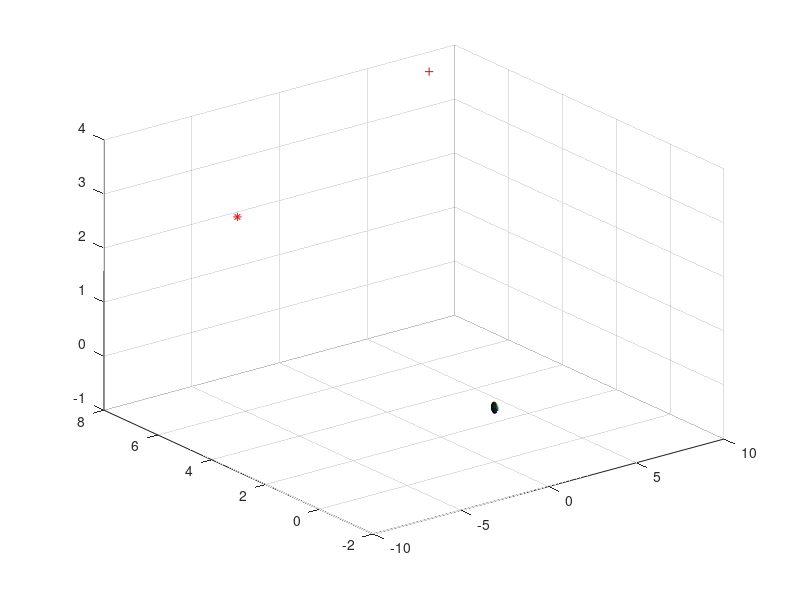

Source code (MATLAB): (Note: this script raises an error after producing the figure.)
clc; clear 
ITER = 2000; 
 
start_point = [-7 5 3 0];
 
goal_point = [7 7 4 1000]; 
 
map = [start_point]; 
epsilon = 0.5; 
 
%obstacles: 
%{
obstacles = [2 3 1 2; 
             7 8 2 2;
             -1 -1 6 2;
               -8 -5 -2 2]; %centers and radi
for i=0:10
    for j=0:10
        obstacles(idxx,1) = 0;
        obstacles(idxx,2) = i
        obstacles(idxx,3) = j;
        obstacles(idxx,4) = 1;
        idxx=idxx+1;
    end
end

%}
obstacles = [0 0 0 0.1];
idxx = 1

figure
noOfObs = size(obstacles);
for i = 1:noOfObs(1)
    [x,y,z] = sphere;
    % Scale to desire radius.
    radius = obstacles(i,4);
    x = x * radius;
    y = y * radius;
    z = z * radius;
    % Plot as surface.
    surf(x+obstacles(i,1),y+obstacles(i,2),z+obstacles(i,3))
    hold on
end
 
 plot3(start_point(1),start_point(2),start_point(3),'r*')
 hold on
 plot3(goal_point(1),goal_point(2),goal_point(3),'r+')

for i=1:ITER-1
    
    
    X_rand = 10*randn([1, 3]); %take a random point in the environment
    
    %calculate which point in the existing map has the smallest distance to
    %X_rand
    
    [smallest_idx] = closest_point(map,X_rand); 
    X_near = map(smallest_idx, 1:end-1); 
    X_new = X_near + (X_rand - X_near)/norm(X_rand - X_near)*epsilon ; %new point is proportional to the distance from the nearest point
    X_new(4) = smallest_idx;
   
    %dis_from_obs = sqrt((X_new(1)-obstacles(:, 1)).^2 + (X_new(2)-obstacles(:, 2)).^2 + (X_new(3)-obstacles(:, 3)).^2); 
    %if sum(dis_from_obs > obstacles(:, end))==4
        map = [map; X_new]; 
        con = [X_near; X_new(:,1:end-1)];
        line([con(1,1), con(2,1)], [con(1,2), con(2,2)], [con(1,3), con(2,3)])
      
    %end
end
 
waypoint_index = [];
s = size(map);
[near_goal] = closest_point(map, goal_point(:,1:3))
parent  = near_goal;
 
while parent~=0
    waypoint_index = [parent waypoint_index];
    parent = map(parent, 4);
end
waypoints = [];
for i = 1: length(waypoint_index)
    waypoint_index(i)
    waypoints(i,1) = map(waypoint_index(i),1)
    waypoints(i,2) = map(waypoint_index(i),2)
    waypoints(i,3) = map(waypoint_index(i),3)
end
waypoints(i+1,1) = goal_point(1);
waypoints(i+1,2) = goal_point(2);
waypoints(i+1,3) = goal_point(3);
plot3(waypoints(:,1), waypoints(:,2), waypoints(:,3),'Color', 'r', 'LineWidth', 4 )
    
function [smallest_idx] = closest_point(map, X_i)
    x = size(map); 
    d_min = 100; 
 
    smallest_idx = 1; 
 
    for j = 1:x(1) 
 
        d = norm(map(j,1:end-1)-X_i); 
 
        %check for obstacle collision: 
 
        if d<d_min 
            smallest_idx = j;
            d_min = d; 
        end
    end
end
